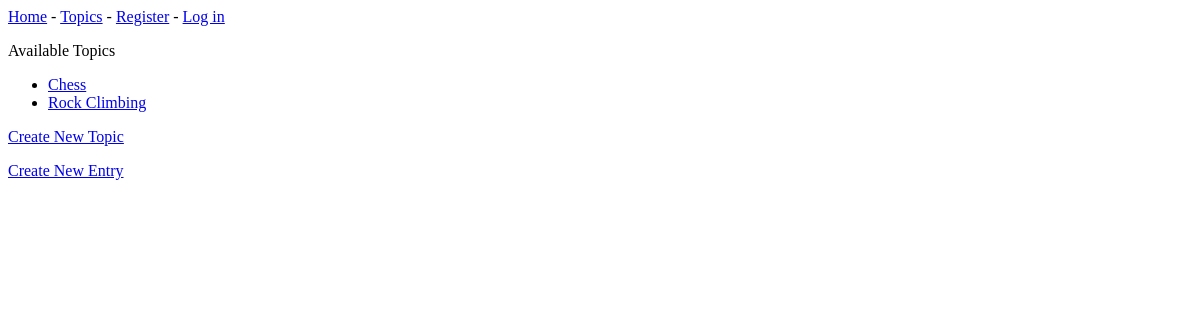
The page /topics/ on the database as committed earlier.
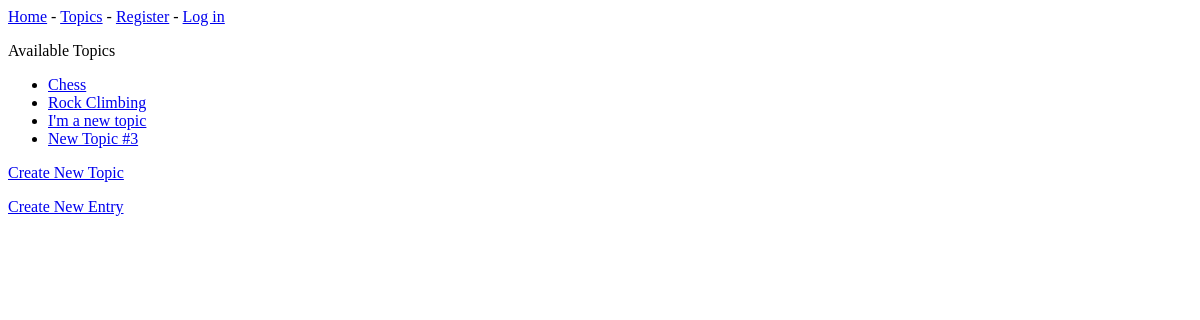
The same page on the database as committed later.
### learning_logs/models.py (models this page shows, shortened)
class Topic(models.Model):
    text = models.CharField(max_length=200)
    date_added = models.DateTimeField(auto_now_add=True)

### learning_logs/views.py (the view)
# urls.py: path('topics/', views.view_topics, name='view_topics'),
def view_topics(request):
    print(f'in view_topics()')
    queryset = Topic.objects.order_by('date_added')
    context = {
        "topics": queryset
    }
    return render(request, "learning_logs/topics.html", context)

### learning_logs/templates/learning_logs/topics.html
{% extends 'learning_logs/base.html' %}
{% block content %}
<p>Available Topics</p>
<ul>
    {% for topic in topics %}
        <li><a href="{% url 'learning_logs:view_topic' topic.id %}">
            {{ topic.text }}</a></li>
    {% empty %}
        No topics defined yet ...
    {% endfor %}
</ul>
<p>
    <a href="{% url 'learning_logs:create_topic' %}">
                Create New Topic</a></li>
</p>
<p> <a href="{% url 'learning_logs:create_entry' %}">
                Create New Entry</a> </p>
{% endblock content %}

### learning_logs/templates/learning_logs/base.html (shortened to what this page needs)
<!DOCTYPE html>
<html lang="en">
<head>
</head>
<body>
<a href="{% url 'learning_logs:view_index' %}">Home</a> -
<a href="{% url 'learning_logs:view_topics' %}">Topics</a> -
{% if user.is_authenticated %}
    Hello, {{ user.username }}.
    <a href="{% url 'users:logout' %}">Log out</a>
{% else %}
    <a href="{% url 'users:register' %}">Register</a> -
    <a href="{% url 'users:login' %}">Log in</a>
{% endif %}
{% block content %}
{% endblock content %}
</body>
</html>

Rows that differ between the two databases and show on the page:
added Topic: text "I'm a new topic"
added Topic: text "New Topic #3"
